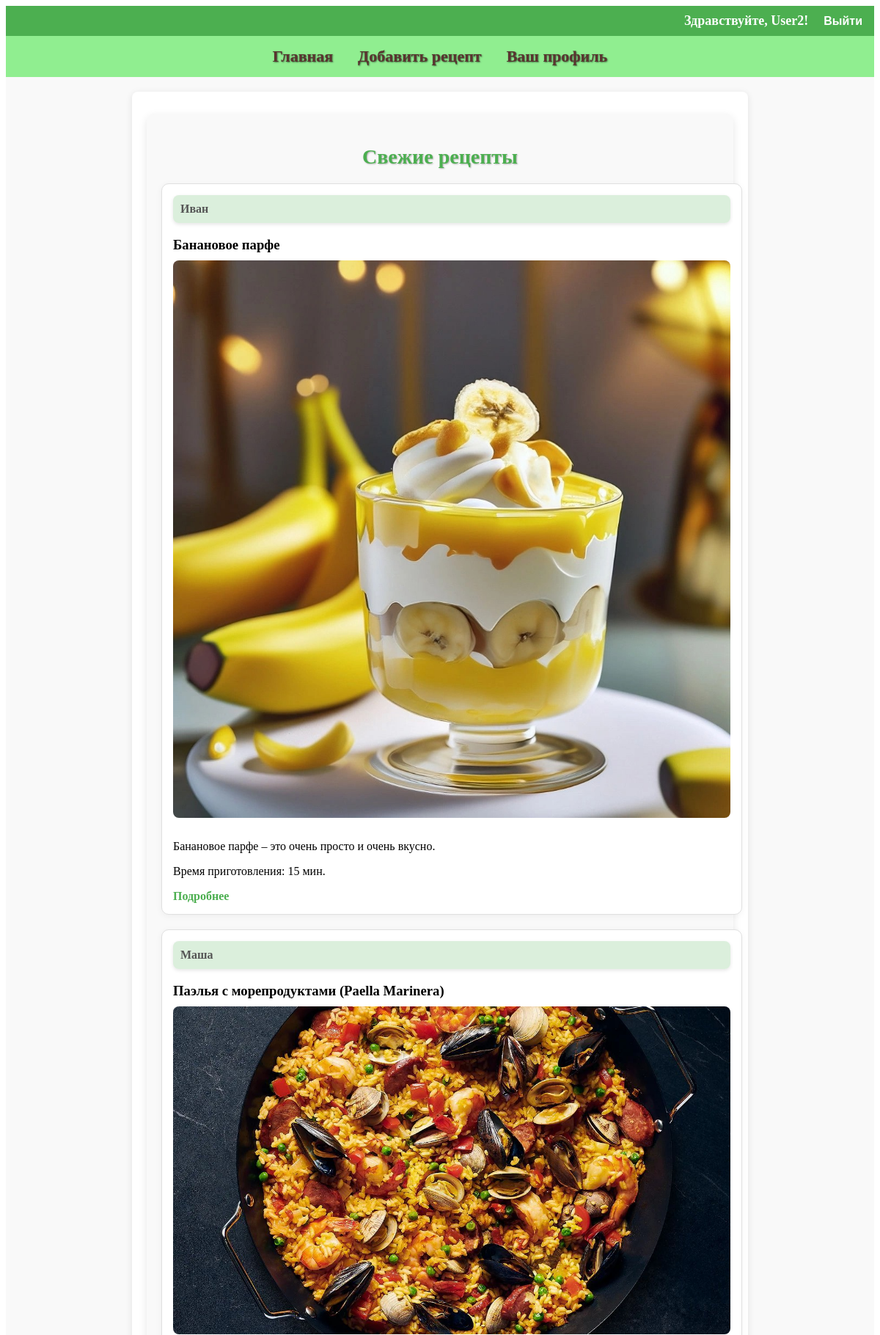
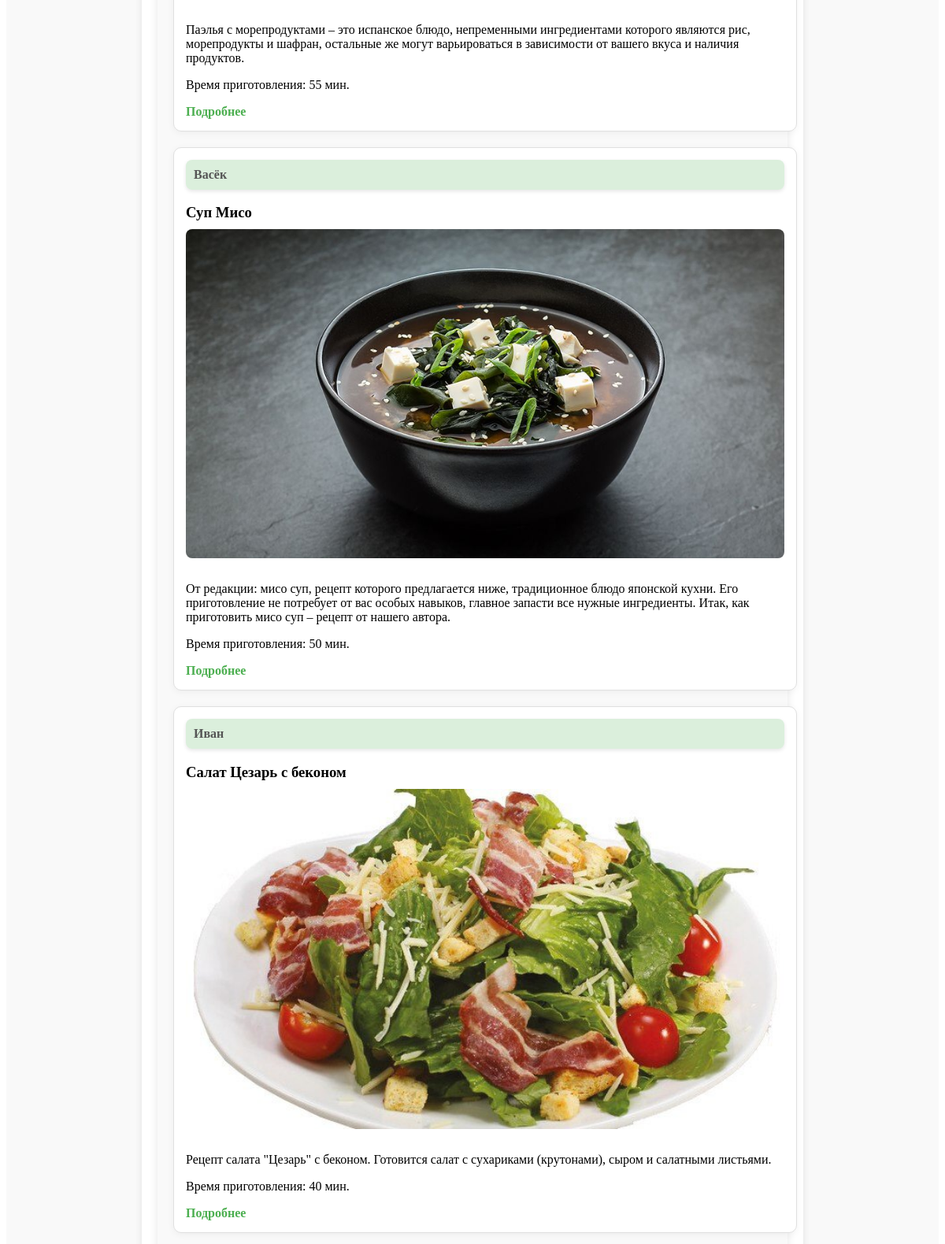
The page /accounts/ (signed in, upper part) on the database its author committed (2 pictures, top to bottom).
### recipe_app/models.py (models this page shows, shortened)
class Recipe(models.Model):
    title = models.CharField(max_length=100, verbose_name="Название блюда")
    description = models.TextField(verbose_name="Описание")
    preparation_steps = models.TextField(verbose_name="Шаги приготовления")
    preparation_time = models.PositiveIntegerField(verbose_name="Время приготовления в минутах")
    image = models.ImageField(upload_to='recipes/images/', verbose_name="Добавьте фото")
    author = models.ForeignKey(User, on_delete=models.CASCADE, verbose_name="Автор")
    categories = models.ManyToManyField(Category, through='RecipeCategory', verbose_name="Категория")
    ingredients = models.TextField(blank=True, null=True, verbose_name="Ингредиенты")

### recipe_app/views.py (the view)
# urls.py: path('', recipe_list, name='recipe_list'),
def recipe_list(request):
    recipes = Recipe.objects.order_by('-id')[:10]
    return render(request, 'recipes/recipe_list.html', {'recipes': recipes})

### recipe_app/templates/recipes/recipe_list.html (shortened to what this page needs)
{% extends 'base.html' %}
{% block content %}
<div class="recipes-section">
    <h2 class="section-title">Свежие рецепты</h2>
    <div class="recipe-cards">
        {% for recipe in recipes %}
            <div class="recipe-card">
                <div class="recipe-author">
                    {{ recipe.author.username }}
                </div>
                <h3>{{ recipe.title }}</h3>
                <a href="{% url 'recipe_detail' recipe.id %}">
                <img src="{{ recipe.image.url }}" alt="{{ recipe.title }}" class="recipe-image">
                </a>
                <p>{{ recipe.description }}</p>
                <p>Время приготовления: {{ recipe.preparation_time }} мин.</p>
                <a href="{% url 'recipe_detail' recipe.id %}" class="recipe-link">Подробнее</a>
            </div>
        {% empty %}
            <p>Пока нет доступных рецептов.</p>
        {% endfor %}
    </div>
</div>
{% endblock %}

### recipe_app/templates/base.html (shortened to what this page needs)
<!DOCTYPE html>
<html lang="ru">
{% load static %}
<head>
    <link rel="stylesheet" type="text/css" href="{% static 'styles.css' %}">
</head>
<body>
    <div class="top-bar">
        <div class="user-info">
            {% if user.is_authenticated %}
                <p>Здравствуйте, {{ user.username }}!</p>
                <form action="{% url 'logout' %}" method="post">
                    <button type="submit">Выйти</button>
                </form>
            {% else %}
                <p><a href="{% url 'login' %}">Войти</a> | <a href="{% url 'register' %}">Зарегистрироваться</a></p>
            {% endif %}
        </div>
    </div>
    <header>
        <nav>
            <a href="{% url 'recipe_list' %}">Главная</a>
            <a href="{% url 'add_recipe' %}">Добавить рецепт</a>
            {% if user.is_authenticated %}
                <a href="{% url 'profile' %}">Ваш профиль</a>
            {% endif %}
        </nav>
    </header>
    <div class="content-container {% if request.path == '/recipe/add/' %}add-recipe-background{% endif %}">
        <div class="content">
            <main>
                {% block content %}{% endblock %}
            </main>
        </div>
    </div>
</body>
</html>

### recipe_app/static/styles.css (style rules this page uses)
.content-container { display: flex; justify-content: center; background-color: #f9f9f9; padding: 20px; }
.content { max-width: 800px; background-color: white; padding: 20px; border-radius: 8px; box-shadow: 0 2px 10px rgba(0, 0, 0, 0.1); }
form { display: flex; flex-wrap: wrap; gap: 20px; justify-content: space-between; }
h3 { margin-bottom: 10px; }
.top-bar { background-color: #4CAF50; color: white; padding: 10px; display: flex; justify-content: flex-end; align-items: center; }
.top-bar .user-info { display: flex; gap: 15px; align-items: center; }
.top-bar p { font-size: 18px; font-weight: bold; margin: 0; }
.top-bar form { display: inline; margin: 0; }
.top-bar button { background: none; border: none; color: white; cursor: pointer; font-size: 16px; font-weight: bold; }
header { padding: 15px; text-align: center; background-color: #90EE90; }
nav a { margin: 0 15px; text-decoration: none; color: #5c3530; font-weight: bold; font-size: 22px; text-shadow: 1px 1px 2px rgba(0, 0, 0, 0.5); -webkit-text-stroke: 1px rgba(0, 0, 0, 0.1); }
.recipes-section { margin: 10px auto; padding: 20px; max-width: 800px; background-color: #f9f9f9; border-radius: 10px; box-shadow: 0 4px 12px rgba(0, 0, 0, 0.1); }
.recipe-cards { display: flex; flex-direction: column; gap: 20px; justify-content: flex-start; }
.recipe-card { position: relative; width: 100%; max-width: 800px; padding: 15px; background-color: #fff; border: 1px solid #e0e0e0; border-radius: 10px; box-shadow: 0 2px 10px rgba(0, 0, 0, 0.05); transition: transform 0.3s ease; }
.recipe-author { position: relative; font-weight: bold; background-color: rgba(76, 175, 80, 0.2); padding: 10px; border-radius: 8px; color: #555; box-shadow: 0 2px 5px rgba(0, 0, 0, 0.1); margin-bottom: 15px; }
.recipe-image { width: 100%; height: auto; border-radius: 8px; margin-bottom: 10px; }
.recipe-link { color: #4CAF50; font-weight: bold; margin-top: 10px; text-decoration: none; }
img { max-width: 100%; height: auto; }
.section-title { text-align: center; font-size: 28px; font-weight: bold; color: #4CAF50; margin-bottom: 20px; text-transform: none; font-weight: bold; text-shadow: 1px 1px 2px rgba(0, 0, 0, 0.3); }

### rows shown on the page
Recipe: author.username "Иван", title "Банановое парфе", image (picture), description "Банановое парфе – это очень просто и очень вкусно.", preparation_time "15"
Recipe: author.username "Маша", title "Паэлья с морепродуктами (Paella Marinera)", image (picture), description "Паэлья с морепродуктами – это испанское блюдо, непременными ингредиентами которого являются рис, морепродукты и шафран, остальные же могут варьироваться в зависимости от вашего вкуса и наличия продуктов.", preparation_time "55"
Recipe: author.username "Васёк", title "Суп Мисо", image (picture), description "От редакции: мисо суп, рецепт которого предлагается ниже, традиционное блюдо японской кухни. Его приготовление не потребует от вас особых навыков, главное запасти все нужные ингредиенты. Итак, как приготовить мисо суп – рецепт от нашего автора.", preparation_time "50"
Recipe: author.username "Иван", title "Салат Цезарь с беконом", image (picture), description "Рецепт салата \"Цезарь\" с беконом. Готовится салат с сухариками (крутонами), сыром и салатными листьями.", preparation_time "40"

### other values the page prints
{{ user.username }} "User2"
